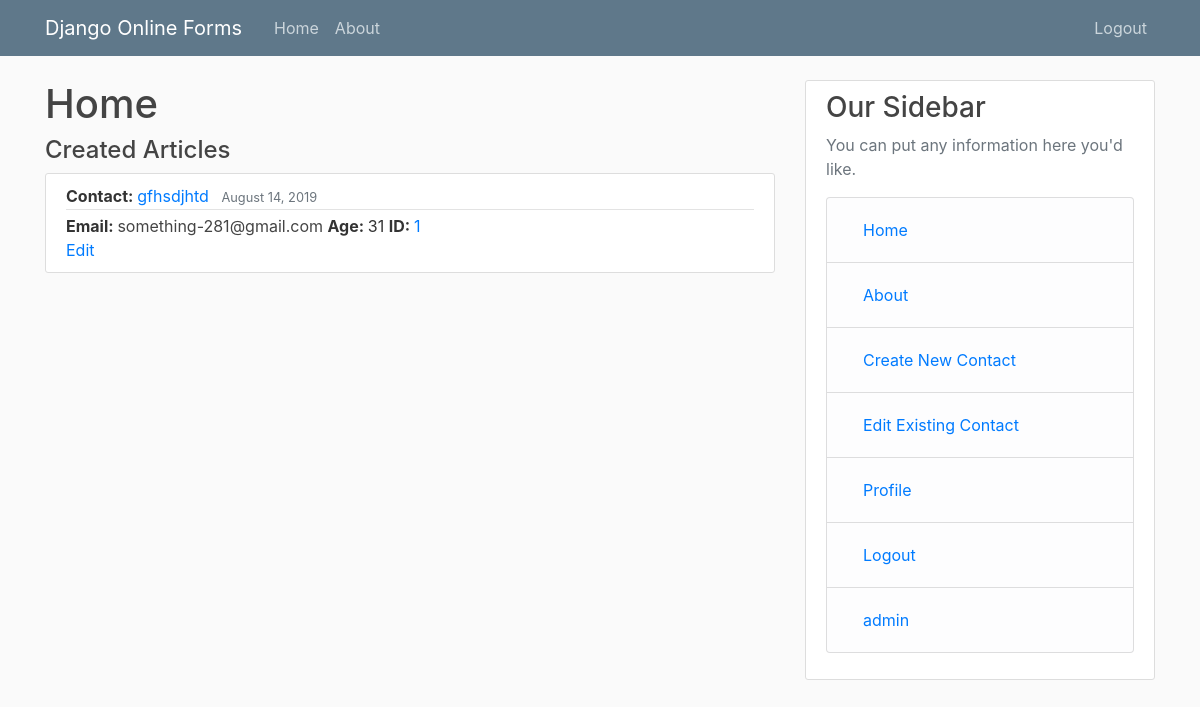
Page / (signed in) on the earlier database version.
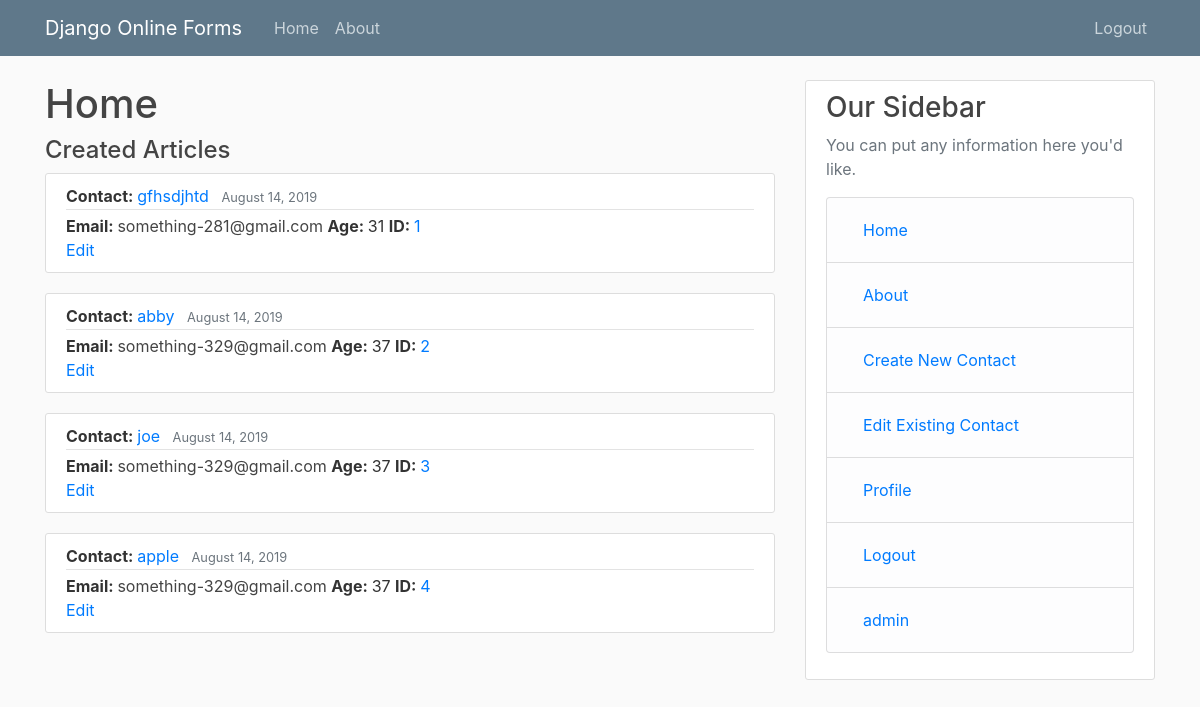
Same page on the later database version.
### mainapp/models.py (models this page shows)
class Contacts(models.Model):
    user = models.ForeignKey(User, on_delete=models.CASCADE)
    name = models.CharField(max_length = 100)
    email = models.CharField(max_length = 100, default='something-{}@gmail.com'.format(rand()))
    age = models.IntegerField(default = random.randint(a=22, b=45))
    date_created = models.DateTimeField(auto_now_add=True)
    class Meta:
        verbose_name_plural = "Contacts"

### mainapp/views.py (the view)
# urls.py: path('', views.home, name = 'home'),
def home(request):
    context = {'title': 'Home'}
    if request.method == "GET" and request.user.is_authenticated:
        context['contacts'] = Contacts.objects.all()
        return render(request, 'mainapp/home.html', context)
    return render(request, 'mainapp/home.html', context)

### mainapp/templates/mainapp/home.html
{% extends "mainapp/base.html" %}
{% block content %}
    <h1>{{ title }}</h1>
    {% if user.is_authenticated %}
        <h4>Created Articles</h4>
    {% else %}
        <h4>No Information</h4>
    {% endif %}
    {% for post in contacts %}
    <article class="media content-section">
        <div class="media-body">
            <div class="article-metadata">
            <b>Contact: </b>  <a class="mr-2" href="#">{{ post.name }}</a>
            <small class="text-muted">{{ post.date_created | date:"F d, Y" }}</small>
            </div>
            <b>Email: </b>  <a class="article-title" href="#">{{ post.email }}</a>
            <b>Age: </b>  <a class="article-content">{{ post.age }}</a>
            <b>ID: </b>  <a class="article-content" href="{{ post.id }}/detailedview">{{ post.id }}</a>
            <br>
            <a class="article-content" href="{{ post.id }}/editview">Edit</a>
        </div>
    </article>
    {% endfor %}
{% endblock content %}

Differences in the rows shown:
added Contacts: name "abby", date_created "August 14, 2019", email "something-329@gmail.com", age "37", id "2"
added Contacts: name "joe", date_created "August 14, 2019", email "something-329@gmail.com", age "37", id "3"
added Contacts: name "apple", date_created "August 14, 2019", email "something-329@gmail.com", age "37", id "4"
